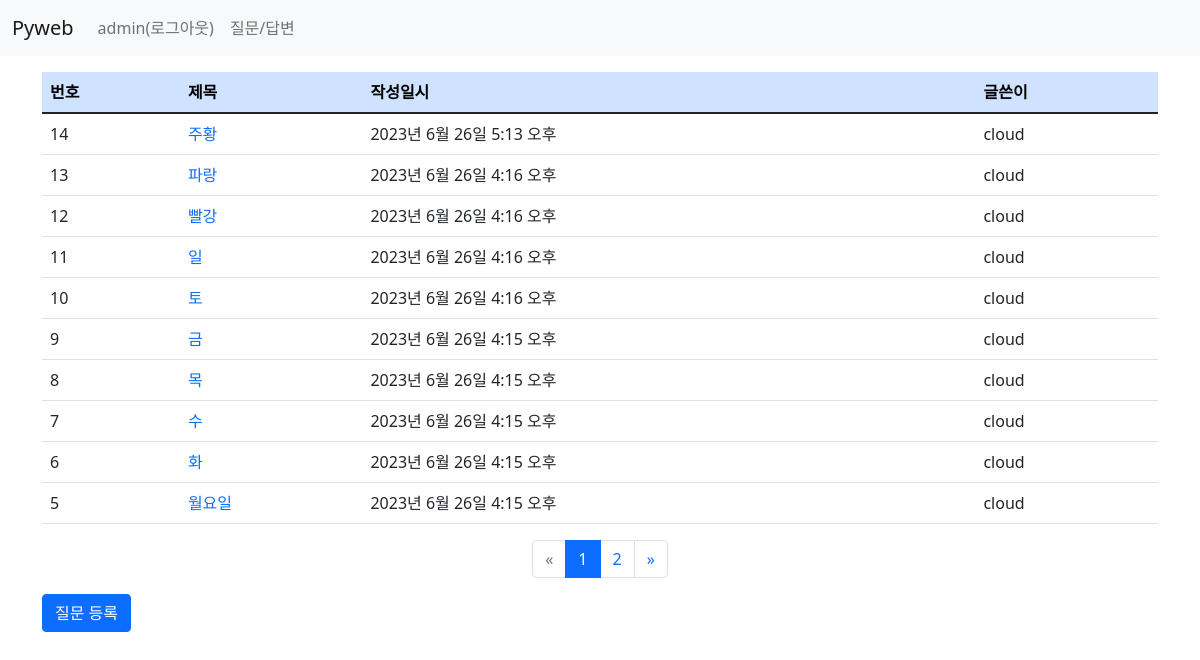
Screenshot of /board/ (signed in) with the database file from the repository.
### board/models.py (models this page shows, shortened)
class Question(models.Model):
    author = models.ForeignKey(User, on_delete=models.CASCADE) #글쓴이
    subject = models.CharField(max_length=200)  #제목
    content = models.TextField()                #질문 내용
    create_date = models.DateTimeField()        #등록일
    modify_date = models.DateTimeField(null=True, blank=True) #null 허용

### board/views.py (the view)
# urls.py: path('', views.question_list, name='question_list'),
def question_list(request):
    question_list = Question.objects.order_by('-create_date') #내림 차순
    page = request.GET.get('page', '1')
    paginator = Paginator(question_list, 10)  #페이지당 게시글 - 10
    page_obj = paginator.get_page(page)
    context = {'question_list': page_obj}
    return render(request, 'board/question_list.html', context)

### board/templatetags/board_filter.py (called while the page is built)
@register.filter
def sub(value, arg):
    return value - arg #원래값 - 매개값 -> |sub:arg

### templates/board/question_list.html
{% extends 'base.html' %}
{% load board_filter %}
{% block content %}
<div class="container my-3">
    <section id="question_list">
        <table class="table">
            <thead>
                <tr class="table-primary">
                    <th>번호</th><th>제목</th><th>작성일시</th><th>글쓴이</th>
                </tr>
            </thead>
            <tbody>
                {% if question_list %}
                    {% for question in question_list %}
                    <tr>
                        <td>{{ question_list.paginator.count|sub:question_list.start_index|sub:forloop.counter0|add:1 }}</td>
                        <td>
                            <a href="{% url 'board:detail' question.id %}">
                                {{ question.subject }}
                            </a>
                        </td>
                        <td>{{ question.create_date }}</td>
                        <td>{{ question.author }}</td>
                    </tr>
                    {% endfor %}
                {% else %}
                    <tr>
                        <td>질문이 없습니다.</td>
                    </tr>
                {% endif %}
            </tbody>
         </table>
        <ul class="pagination justify-content-center">
            {% if question_list.has_previous %}
                <li class="page-item">
                    <a class="page-link"
                       href="?page={{ question_list.previous_page_number }}">&laquo;</a>
                </li>
            {% else %}
                <li class="page-item disabled">
                    <a class="page-link" href="">&laquo;</a>
                </li>
            {% endif %}
            {% for page_number in question_list.paginator.page_range %}
                {% if page_number == question_list.number %}
                <li class="page-item active">
                    <a class="page-link" href="?page={{ page_number }}">
                        {{ page_number }}
                    </a>
                </li>
                {% else %}
                <li class="page-item">
                    <a class="page-link" href="?page={{ page_number }}">
                        {{ page_number }}
                    </a>
                </li>
                {% endif %}
            {% endfor %}
            {% if question_list.has_next %}
                <li class="page-item">
                    <a class="page-link"
                       href="?page={{ question_list.next_page_number }}">&raquo;</a>
                </li>
            {% else %}
                <li class="page-item disabled">
                    <a class="page-link" href="">&raquo;</a>
                </li>
            {% endif %}
        </ul>
        <a href="{% url 'board:question_create' %}"
            class="btn btn-primary">질문 등록</a>
    </section>
</div>
{% endblock %}

### templates/navbar.html (shortened to what this page needs)
<nav class="navbar navbar-expand-lg navbar-light bg-light">
  <div class="container-fluid">
    <a class="navbar-brand" href="/">Pyweb</a>
    <div class="collapse navbar-collapse" id="navbarSupportedContent">
      <ul class="navbar-nav me-auto mb-2 mb-lg-0">
        <li class="nav-item">
          {% if user.is_authenticated %}
            <a class="nav-link" href="{% url 'common:logout' %}">
                  {{ user.username }}(로그아웃)
            </a>
          {% else %}
            <a class="nav-link" href="{% url 'common:login' %}">로그인</a>
          {% endif %}
        </li>
        <li class="nav-item">
          <a class="nav-link"
             href="{% url 'board:question_list' %}">질문/답변</a>
        </li>
      </ul>
    </div>
  </div>
</nav>

### static/board/css/style.css (style rules this page uses)
a { text-decoration: none; }

### rows the page displays
Question: paginator.count|sub "14", subject "주황", create_date "2023년 6월 26일 5:13 오후", author "cloud"
Question: paginator.count|sub "13", subject "파랑", create_date "2023년 6월 26일 4:16 오후", author "cloud"
Question: paginator.count|sub "12", subject "빨강", create_date "2023년 6월 26일 4:16 오후", author "cloud"
Question: paginator.count|sub "11", subject "일", create_date "2023년 6월 26일 4:16 오후", author "cloud"
Question: paginator.count|sub "10", subject "토", create_date "2023년 6월 26일 4:16 오후", author "cloud"
Question: paginator.count|sub "9", subject "금", create_date "2023년 6월 26일 4:15 오후", author "cloud"
Question: paginator.count|sub "8", subject "목", create_date "2023년 6월 26일 4:15 오후", author "cloud"
Question: paginator.count|sub "7", subject "수", create_date "2023년 6월 26일 4:15 오후", author "cloud"
Question: paginator.count|sub "6", subject "화", create_date "2023년 6월 26일 4:15 오후", author "cloud"
Question: paginator.count|sub "5", subject "월요일", create_date "2023년 6월 26일 4:15 오후", author "cloud"

### other values shown
{{ user.username }} "admin"
{{ page_number }} "1"
{{ page_number }} "2"
